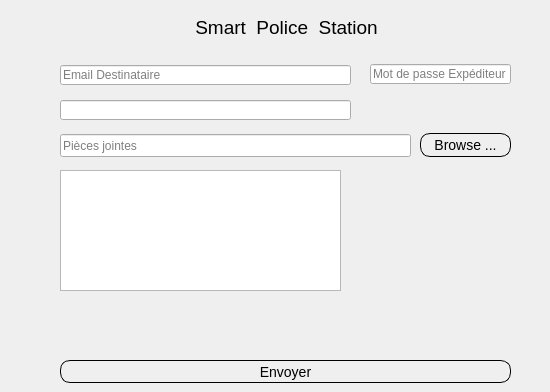
      <widget class="QWidget" name="tab">
       <attribute name="icon">
        <iconset>
         <normaloff>../ifinal-_5_/PoliceStation2/Nouveau dossier/téléchargement (3).png</normaloff>../ifinal-_5_/PoliceStation2/Nouveau dossier/téléchargement (3).png</iconset>
       </attribute>
       <attribute name="title">
        <string>Emailing</string>
       </attribute>
       <widget class="QLineEdit" name="rcpt">
        <property name="geometry">
         <rect>
          <x>60</x>
          <y>65</y>
          <width>291</width>
          <height>20</height>
         </rect>
        </property>
        <property name="readOnly">
         <bool>false</bool>
        </property>
        <property name="placeholderText">
         <string>Email Destinataire</string>
        </property>
       </widget>
       <widget class="QPushButton" name="browseBtn">
        <property name="geometry">
         <rect>
          <x>420</x>
          <y>133</y>
          <width>91</width>
          <height>24</height>
         </rect>
        </property>
        <property name="styleSheet">
         <string notr="true">#browseBtn
{
	border-color:black;
border-style: outset;
  border-width: 1px;
  border-radius: 10px;
  font: 14px;
  padding: 2px;

}
#browseBtn:hover
{
	border-color:blue;
}</string>
        </property>
        <property name="text">
         <string>Browse ...</string>
        </property>
       </widget>
       <widget class="QLineEdit" name="file">
        <property name="geometry">
         <rect>
          <x>60</x>
          <y>134</y>
          <width>351</width>
          <height>23</height>
         </rect>
        </property>
        <property name="placeholderText">
         <string>Pièces jointes</string>
        </property>
       </widget>
       <widget class="QPushButton" name="sendBtn">
        <property name="geometry">
         <rect>
          <x>60</x>
          <y>360</y>
          <width>451</width>
          <height>23</height>
         </rect>
        </property>
        <property name="styleSheet">
         <string notr="true">#sendBtn
{
	border-color: black;
border-style: outset;
  border-width: 1px;
  border-radius: 10px;
  font: 14px;
  padding: 2px;

}
#sendBtn:hover
{
	border-color:blue;
}</string>
        </property>
        <property name="text">
         <string>Envoyer</string>
        </property>
       </widget>
       <widget class="QLineEdit" name="mail_pass">
        <property name="geometry">
         <rect>
          <x>370</x>
          <y>64</y>
          <width>141</width>
          <height>20</height>
         </rect>
        </property>
        <property name="echoMode">
         <enum>QLineEdit::Password</enum>
        </property>
        <property name="placeholderText">
         <string>Mot de passe Expéditeur</string>
        </property>
       </widget>
       <widget class="QLabel" name="policou_5">
        <property name="geometry">
         <rect>
          <x>190</x>
          <y>10</y>
          <width>351</width>
          <height>35</height>
         </rect>
        </property>
        <property name="sizePolicy">
         <sizepolicy hsizetype="Preferred" vsizetype="Maximum">
          <horstretch>0</horstretch>
          <verstretch>0</verstretch>
         </sizepolicy>
        </property>
        <property name="font">
         <font>
          <family>Arial</family>
          <pointsize>14</pointsize>
          <weight>50</weight>
          <bold>false</bold>
          <underline>false</underline>
         </font>
        </property>
        <property name="text">
         <string> Smart  Police  Station</string>
        </property>
        <property name="textFormat">
         <enum>Qt::PlainText</enum>
        </property>
       </widget>
       <widget class="QTextEdit" name="Texte">
        <property name="geometry">
         <rect>
          <x>60</x>
          <y>170</y>
          <width>281</width>
          <height>121</height>
         </rect>
        </property>
       </widget>
       <widget class="QLineEdit" name="Objet">
        <property name="geometry">
         <rect>
          <x>60</x>
          <y>100</y>
          <width>291</width>
          <height>20</height>
         </rect>
        </property>
       </widget>
      </widget>
